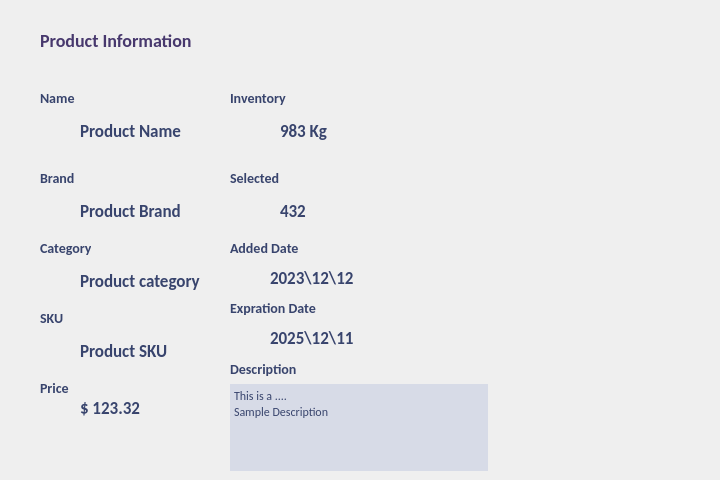
<?xml version="1.0" encoding="UTF-8"?>
<ui version="4.0">
 <class>product_information_window</class>
 <widget class="QDialog" name="product_information_window">
  <property name="geometry">
   <rect>
    <x>0</x>
    <y>0</y>
    <width>720</width>
    <height>480</height>
   </rect>
  </property>
  <property name="windowTitle">
   <string>Dialog</string>
  </property>
  <property name="styleSheet">
   <string notr="true">#product_information_window {
	background-image : url(:/Images/ProductInformationWindow.png);
}</string>
  </property>
  <widget class="QLabel" name="Lb_exDate">
   <property name="geometry">
    <rect>
     <x>270</x>
     <y>330</y>
     <width>101</width>
     <height>16</height>
    </rect>
   </property>
   <property name="styleSheet">
    <string notr="true">font-family: Calibri;
font-size: 17px;
color: #38446d;
font-weight: bold;
text-transform: none;</string>
   </property>
   <property name="text">
    <string>2025\12\11</string>
   </property>
  </widget>
  <widget class="QLabel" name="label_20">
   <property name="geometry">
    <rect>
     <x>230</x>
     <y>300</y>
     <width>101</width>
     <height>16</height>
    </rect>
   </property>
   <property name="styleSheet">
    <string notr="true">font-family: Calibri;
font-size: 14px;
color: #38446d;
font-weight: bold;
text-transform: none;</string>
   </property>
   <property name="text">
    <string>Expration Date</string>
   </property>
  </widget>
  <widget class="QLabel" name="label_7">
   <property name="geometry">
    <rect>
     <x>40</x>
     <y>310</y>
     <width>51</width>
     <height>16</height>
    </rect>
   </property>
   <property name="styleSheet">
    <string notr="true">font-family: Calibri;
font-size: 14px;
color: #38446d;
font-weight: bold;
text-transform: none;</string>
   </property>
   <property name="text">
    <string>SKU</string>
   </property>
  </widget>
  <widget class="QLabel" name="label_9">
   <property name="geometry">
    <rect>
     <x>40</x>
     <y>380</y>
     <width>51</width>
     <height>16</height>
    </rect>
   </property>
   <property name="styleSheet">
    <string notr="true">font-family: Calibri;
font-size: 14px;
color: #38446d;
font-weight: bold;
text-transform: none;</string>
   </property>
   <property name="text">
    <string>Price</string>
   </property>
  </widget>
  <widget class="QLabel" name="LB_inventory">
   <property name="geometry">
    <rect>
     <x>280</x>
     <y>120</y>
     <width>149</width>
     <height>21</height>
    </rect>
   </property>
   <property name="styleSheet">
    <string notr="true">font-family: Calibri;
font-size: 17px;
color: #38446d;
font-weight: bold;
text-transform: none;</string>
   </property>
   <property name="text">
    <string>983 Kg</string>
   </property>
  </widget>
  <widget class="QLabel" name="label_3">
   <property name="geometry">
    <rect>
     <x>40</x>
     <y>170</y>
     <width>51</width>
     <height>16</height>
    </rect>
   </property>
   <property name="styleSheet">
    <string notr="true">font-family: Calibri;
font-size: 14px;
color: #38446d;
font-weight: bold;
text-transform: none;</string>
   </property>
   <property name="text">
    <string>Brand</string>
   </property>
  </widget>
  <widget class="QLabel" name="LB_name">
   <property name="geometry">
    <rect>
     <x>80</x>
     <y>120</y>
     <width>101</width>
     <height>21</height>
    </rect>
   </property>
   <property name="styleSheet">
    <string notr="true">font-family: Calibri;
font-size: 17px;
color: #38446d;
font-weight: bold;
text-transform: none;</string>
   </property>
   <property name="text">
    <string>Product Name</string>
   </property>
  </widget>
  <widget class="QLabel" name="LB_brand">
   <property name="geometry">
    <rect>
     <x>80</x>
     <y>200</y>
     <width>101</width>
     <height>21</height>
    </rect>
   </property>
   <property name="styleSheet">
    <string notr="true">font-family: Calibri;
font-size: 17px;
color: #38446d;
font-weight: bold;
text-transform: none;</string>
   </property>
   <property name="text">
    <string>Product Brand</string>
   </property>
  </widget>
  <widget class="QLabel" name="LB_selected">
   <property name="geometry">
    <rect>
     <x>280</x>
     <y>200</y>
     <width>149</width>
     <height>21</height>
    </rect>
   </property>
   <property name="styleSheet">
    <string notr="true">font-family: Calibri;
font-size: 17px;
color: #38446d;
font-weight: bold;
text-transform: none;</string>
   </property>
   <property name="text">
    <string>432</string>
   </property>
  </widget>
  <widget class="QLabel" name="label_18">
   <property name="geometry">
    <rect>
     <x>230</x>
     <y>240</y>
     <width>101</width>
     <height>16</height>
    </rect>
   </property>
   <property name="styleSheet">
    <string notr="true">font-family: Calibri;
font-size: 14px;
color: #38446d;
font-weight: bold;
text-transform: none;</string>
   </property>
   <property name="text">
    <string>Added Date</string>
   </property>
  </widget>
  <widget class="QLabel" name="label">
   <property name="geometry">
    <rect>
     <x>40</x>
     <y>90</y>
     <width>51</width>
     <height>16</height>
    </rect>
   </property>
   <property name="styleSheet">
    <string notr="true">font-family: Calibri;
font-size: 14px;
color: #38446d;
font-weight: bold;
text-transform: none;</string>
   </property>
   <property name="text">
    <string>Name</string>
   </property>
  </widget>
  <widget class="QLabel" name="LB_price">
   <property name="geometry">
    <rect>
     <x>80</x>
     <y>400</y>
     <width>101</width>
     <height>16</height>
    </rect>
   </property>
   <property name="styleSheet">
    <string notr="true">font-family: Calibri;
font-size: 17px;
color: #38446d;
font-weight: bold;
text-transform: none;</string>
   </property>
   <property name="text">
    <string>$ 123.32</string>
   </property>
  </widget>
  <widget class="QWidget" name="layoutWidget">
   <property name="geometry">
    <rect>
     <x>230</x>
     <y>360</y>
     <width>258</width>
     <height>111</height>
    </rect>
   </property>
   <layout class="QVBoxLayout" name="verticalLayout">
    <item>
     <widget class="QLabel" name="label_22">
      <property name="styleSheet">
       <string notr="true">font-family: Calibri;
font-size: 14px;
color: #38446d;
font-weight: bold;
text-transform: none;</string>
      </property>
      <property name="text">
       <string>Description</string>
      </property>
     </widget>
    </item>
    <item>
     <widget class="QTextBrowser" name="descriptionTextBrowser">
      <property name="styleSheet">
       <string notr="true">border : none;
font-family: Calibri;
font-size: 12px;
color: #38446d;
background-color : #D7DBE7;</string>
      </property>
      <property name="html">
       <string>&lt;!DOCTYPE HTML PUBLIC &quot;-//W3C//DTD HTML 4.0//EN&quot; &quot;http://www.w3.org/TR/REC-html40/strict.dtd&quot;&gt;
&lt;html&gt;&lt;head&gt;&lt;meta name=&quot;qrichtext&quot; content=&quot;1&quot; /&gt;&lt;meta charset=&quot;utf-8&quot; /&gt;&lt;style type=&quot;text/css&quot;&gt;
p, li { white-space: pre-wrap; }
hr { height: 1px; border-width: 0; }
li.unchecked::marker { content: &quot;\2610&quot;; }
li.checked::marker { content: &quot;\2612&quot;; }
&lt;/style&gt;&lt;/head&gt;&lt;body style=&quot; font-family:'Calibri'; font-size:12px; font-weight:400; font-style:normal;&quot;&gt;
&lt;p style=&quot; margin-top:0px; margin-bottom:0px; margin-left:0px; margin-right:0px; -qt-block-indent:0; text-indent:0px;&quot;&gt;&lt;span style=&quot; font-family:'Segoe UI'; font-size:9pt;&quot;&gt;This is a ....&lt;/span&gt;&lt;/p&gt;
&lt;p style=&quot; margin-top:0px; margin-bottom:0px; margin-left:0px; margin-right:0px; -qt-block-indent:0; text-indent:0px;&quot;&gt;&lt;span style=&quot; font-family:'Segoe UI'; font-size:9pt;&quot;&gt;Sample Description&lt;/span&gt;&lt;/p&gt;&lt;/body&gt;&lt;/html&gt;</string>
      </property>
     </widget>
    </item>
   </layout>
  </widget>
  <widget class="QLabel" name="label_5">
   <property name="geometry">
    <rect>
     <x>40</x>
     <y>240</y>
     <width>51</width>
     <height>16</height>
    </rect>
   </property>
   <property name="styleSheet">
    <string notr="true">font-family: Calibri;
font-size: 14px;
color: #38446d;
font-weight: bold;
text-transform: none;</string>
   </property>
   <property name="text">
    <string>Category</string>
   </property>
  </widget>
  <widget class="QLabel" name="LB_addDate">
   <property name="geometry">
    <rect>
     <x>270</x>
     <y>270</y>
     <width>101</width>
     <height>16</height>
    </rect>
   </property>
   <property name="styleSheet">
    <string notr="true">font-family: Calibri;
font-size: 17px;
color: #38446d;
font-weight: bold;
text-transform: none;</string>
   </property>
   <property name="text">
    <string>2023\12\12</string>
   </property>
  </widget>
  <widget class="QLabel" name="label_15">
   <property name="geometry">
    <rect>
     <x>40</x>
     <y>20</y>
     <width>211</width>
     <height>41</height>
    </rect>
   </property>
   <property name="styleSheet">
    <string notr="true">font-family: Calibri;
font-size: 18px;
color: #47386d;
font-weight: bold;
text-transform: none;</string>
   </property>
   <property name="text">
    <string>Product Information</string>
   </property>
  </widget>
  <widget class="QLabel" name="LB_category">
   <property name="geometry">
    <rect>
     <x>80</x>
     <y>270</y>
     <width>120</width>
     <height>21</height>
    </rect>
   </property>
   <property name="styleSheet">
    <string notr="true">font-family: Calibri;
font-size: 17px;
color: #38446d;
font-weight: bold;
text-transform: none;</string>
   </property>
   <property name="text">
    <string>Product category</string>
   </property>
  </widget>
  <widget class="QLabel" name="LB_sku">
   <property name="geometry">
    <rect>
     <x>80</x>
     <y>340</y>
     <width>88</width>
     <height>21</height>
    </rect>
   </property>
   <property name="styleSheet">
    <string notr="true">font-family: Calibri;
font-size: 17px;
color: #38446d;
font-weight: bold;
text-transform: none;</string>
   </property>
   <property name="text">
    <string>Product SKU</string>
   </property>
  </widget>
  <widget class="QLabel" name="label_11">
   <property name="geometry">
    <rect>
     <x>230</x>
     <y>90</y>
     <width>91</width>
     <height>16</height>
    </rect>
   </property>
   <property name="styleSheet">
    <string notr="true">font-family: Calibri;
font-size: 14px;
color: #38446d;
font-weight: bold;
text-transform: none;</string>
   </property>
   <property name="text">
    <string>Inventory</string>
   </property>
  </widget>
  <widget class="QLabel" name="label_13">
   <property name="geometry">
    <rect>
     <x>230</x>
     <y>170</y>
     <width>101</width>
     <height>16</height>
    </rect>
   </property>
   <property name="styleSheet">
    <string notr="true">font-family: Calibri;
font-size: 14px;
color: #38446d;
font-weight: bold;
text-transform: none;</string>
   </property>
   <property name="text">
    <string>Selected</string>
   </property>
  </widget>
 </widget>
 <resources/>
 <connections/>
</ui>
